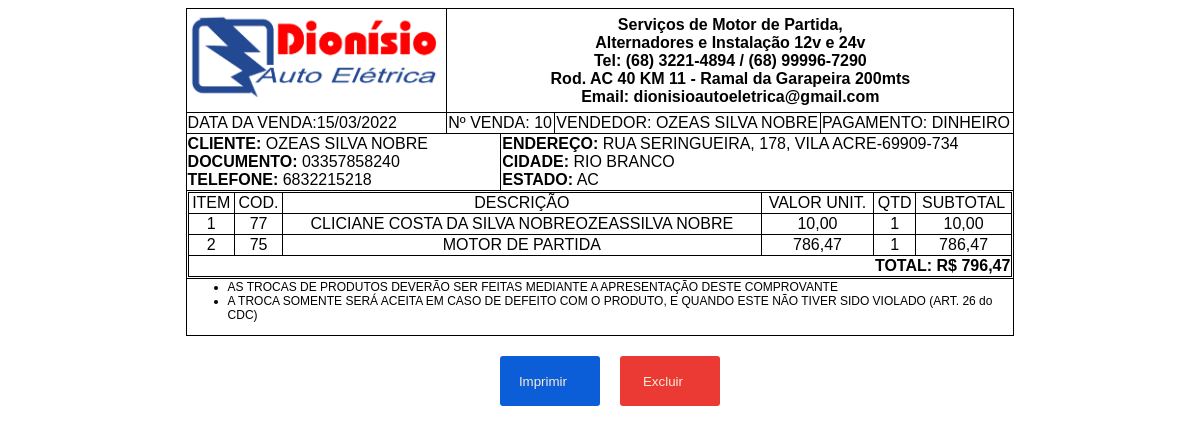
Screenshot of /admin/get_venda.php?id_venda=10 (signed in) with the database file from the repository.
### tables this page shows
CREATE TABLE `vendas` (
  `id_venda` int(11) NOT NULL,
  `id_cliente` int(11) NOT NULL,
  `id_usuario` int(11) NOT NULL,
  `data_venda` date NOT NULL DEFAULT current_timestamp(),
  `total_venda` float NOT NULL,
  `forma_pagamento` varchar(200) NOT NULL
);

CREATE TABLE `cliente` (
  `id_cliente` int(11) NOT NULL,
  `tipo_cliente` varchar(100) NOT NULL,
  `nome` varchar(100) NOT NULL,
  `documento` varchar(14) NOT NULL,
  `telefone` varchar(11) NOT NULL,
  `logradouro` varchar(100) NOT NULL,
  `bairro` varchar(100) NOT NULL,
  `numero` varchar(10) NOT NULL,
  `cep` varchar(10) NOT NULL,
  `cidade` varchar(100) NOT NULL,
  `estado` varchar(100) NOT NULL
);

CREATE TABLE `vendas_produtos` (
  `id_vendas_produtos` int(11) NOT NULL,
  `id_venda` int(11) NOT NULL,
  `id_produto` int(11) NOT NULL,
  `qtd` int(11) NOT NULL,
  `preco_venda` float NOT NULL,
  `total` float NOT NULL
);

CREATE TABLE `produto` (
  `id_produto` int(11) NOT NULL,
  `nome` varchar(200) NOT NULL,
  `preco_custo` float NOT NULL,
  `preco_venda` float NOT NULL,
  `qtd_estoque` float NOT NULL
);

### admin/Invoice.php (called while the page is built, shortened)
<?Php
class Invoice{
	private $host  = 'localhost';
    private $user  = 'root';
    private $password   = "";
    private $database  = "sisauto";
	private $dbConnect = false;
    public function __construct(){
        if(!$this->dbConnect){
            $conn = new mysqli($this->host, $this->user, $this->password, $this->database);
            if($conn->connect_error){
                die("Error failed to connect to MySQL: " . $conn->connect_error);
            }else{
                $this->dbConnect = $conn;
            }
        }
    }
	public function getData($sqlQuery) {
		$result = mysqli_query($this->dbConnect, $sqlQuery);
		$data= array();
		while ($row = mysqli_fetch_array($result, MYSQLI_ASSOC)) {
			$data[]=$row;
		}
		return $data;
	}
	public function getVenda($id_venda){
		$sqlQuery = "SELECT v.id_venda, v.data_venda, v.total_venda, v.forma_pagamento, c.nome AS nome_cliente, c.documento, c.telefone, c.logradouro, c.bairro, c.numero, c.cep, c.cidade, c.estado, l.nome AS nome_usuario FROM vendas v LEFT JOIN cliente c ON v.id_cliente = c.id_cliente LEFT JOIN login l ON l.id_usuario = v.id_usuario WHERE v.id_venda = '$id_venda'";
		$result = mysqli_query($this->dbConnect, $sqlQuery);
		$row = mysqli_fetch_array($result, MYSQLI_ASSOC);
		return $row;
	}
	public function getVendaItem($id_venda){
		$sqlQuery = "SELECT vp.id_produto, vp.qtd, vp.preco_venda, vp.total, p.nome FROM vendas_produtos vp JOIN produto p ON vp.id_produto = p.id_produto WHERE vp.id_venda = '$id_venda'";
		return  $this->getData($sqlQuery);
	}
}
?>

### admin/get_venda.php (the view, shortened to what this page needs)
<?php
include_once 'Invoice.php';
$id_venda =$_GET['id_venda'];
$vendas = new Invoice();
$vendas->checkLoggedIn();
if($vendas->getVenda($id_venda)){
    $venda = $vendas->getVenda($_GET['id_venda']);
    $venda_item = $vendas->getVendaItem($_GET['id_venda']);
?>
<!DOCTYPE html>
<html lang="pt-br">
<head>
</head>
<body>
    <table border="1" class="geral">
        <thead>
            <tr>
                <td colspan="1"><img src="../imagens/logo_dionisio.PNG" alt=""></td>
                <td class="texto" colspan="6">
                    Serviços de Motor de Partida, <br> Alternadores e Instalação 12v e 24v<br>
                    Tel: (68) 3221-4894 / (68) 99996-7290<br>
                    Rod. AC 40 KM 11 - Ramal da Garapeira 200mts <br>
                    Email: dionisioautoeletrica@gmail.com
                </td>
            </tr>
        </thead>
        <tbody>
            <tr>
                <td colspan="1">DATA DA VENDA:<?= date('d/m/Y',  strtotime($venda['data_venda'])); ?></td>
                <td colspan="2">Nº VENDA: <?= $venda['id_venda'] ?></td>
                <td colspan="3">VENDEDOR: <?= strtoupper($venda['nome_usuario']); ?></td>
                <td colspan="3">PAGAMENTO: <?= strtoupper($venda['forma_pagamento']); ?></td>
            </tr>
            <tr>
                <td colspan="2">
                    <strong>CLIENTE:</strong> <?= strtoupper($venda['nome_cliente']); ?><br>
                    <strong> DOCUMENTO:</strong> <?= strtoupper($venda['documento']); ?><br>
                    <strong>TELEFONE:</strong> <?= strtoupper($venda['telefone']); ?>
                </td>
                <td colspan="5">
                    <strong>ENDEREÇO:</strong> <?= $endereco = strtoupper($venda['logradouro'] . ', ' . $venda['numero'] . ', ' . $venda['bairro'] . '-' . $venda['cep']); ?> <br>
                    <strong>CIDADE:</strong> <?= strtoupper($venda['cidade']); ?><br>
                    <strong>ESTADO:</strong> <?= strtoupper($venda['estado']); ?>
                </td>
            </tr>
            <tr>
                <td colspan="7">
                    <table class="tabela_produto" border="1">
                        <thead class="prod">
                            <tr>
                                <td>ITEM</td>
                                <td>COD.</td>
                                <td>DESCRIÇÃO</td>
                                <td>VALOR UNIT.</td>
                                <td>QTD</td>
                                <td>SUBTOTAL</td>
                            </tr>
                        </thead>
                        <tbody class="prod">
                            <?php $count = 0;
                            foreach ($venda_item as $vendaItens) {
                                $count++; ?>
                                <tr>
                                    <td><?= $count; ?></td>
                                    <td><?= $vendaItens['id_produto']; ?></td>
                                    <td><?= strtoupper($vendaItens['nome']); ?></td>
                                    <td><?= number_format($vendaItens['preco_venda'], 2, ",", "."); ?></td>
                                    <td><?= $vendaItens['qtd']; ?></td>
                                    <td><?= number_format($vendaItens['total'], 2, ",", "."); ?></td>
                                </tr>
                            <?php } ?>
                        </tbody>
                        <tfoot id="tfo">
                            <tr>
                                <td id="td_total" colspan="7"><strong>TOTAL: R$ <?= number_format($venda['total_venda'], 2, ",", "."); ?></strong></td>
                            </tr>
                        </tfoot>
                    </table>
                </td>
            </tr>
        </tbody>
        <tfoot>
            <tr>
                <td colspan="7" style="font-size: 12px;">
                    <ul>
                        <li>AS TROCAS DE PRODUTOS DEVERÃO SER FEITAS MEDIANTE A APRESENTAÇÃO DESTE COMPROVANTE</li>
                        <li>A TROCA SOMENTE SERÁ ACEITA EM CASO DE DEFEITO COM O PRODUTO, E QUANDO ESTE NÃO TIVER SIDO VIOLADO (ART. 26 do CDC)</li>
                    </ul>
                </td>
            </tr>
        </tfoot>
    </table>
    <div class="btn_func">
        <a href="../printer/imprime_venda.php?id_venda=<?= $venda['id_venda']; ?>"><button id="btn_print">Imprimir <i class="fa-solid fa-print"></i></button></a>
        <a href="delete.php?id_venda=<?= $venda['id_venda']; ?>"><button id="btn_delete">Excluir <i class="fa-solid fa-trash-can"></i></button></a>
    </div>
</body>
</html>
<?php }else{
    echo "A venda nao existe";
} ?>

### admin/get_venda.php (style rules this page uses)
body { font-family: "Helvetica"; }
table { margin: auto; border: 1px solid black; border-collapse: collapse; width: 70%; }
img { width: 250px; }
.texto { text-align: center; font-weight: bold; }
.tabela_produto { border: 1px solid black; border-collapse: collapse; width: 100%; }
.prod { text-align: center; }
#tfo { text-align: right; }
#td_total { font-size: 16px; }
.btn_func { display: flex; justify-content: center; margin-top: 20px; }
.btn_func button { width: 100px; height: 50px; margin-left: 20px; border: none; border-radius: 3px; cursor: pointer; color:antiquewhite; }
#btn_print { background-color: #0B5ED7; }
#btn_delete { background-color: #eb3a34; }

### rows the page displays
vendas: data_venda "15/03/2022", id_venda "10", id_usuario.nome "OZEAS SILVA NOBRE", forma_pagamento "DINHEIRO", id_cliente.nome "OZEAS SILVA NOBRE", id_cliente.documento "03357858240", id_cliente.telefone "6832215218", id_cliente.cep "RUA SERINGUEIRA, 178, VILA ACRE-69909-734", id_cliente.cidade "RIO BRANCO", id_cliente.estado "AC", total_venda "796,47"
vendas_produtos: id_produto "77", id_produto.nome "CLICIANE COSTA DA SILVA NOBREOZEASSILVA NOBRE", preco_venda "10,00", qtd "1", total "10,00"
vendas_produtos: id_produto "75", id_produto.nome "MOTOR DE PARTIDA", preco_venda "786,47", qtd "1", total "786,47"
